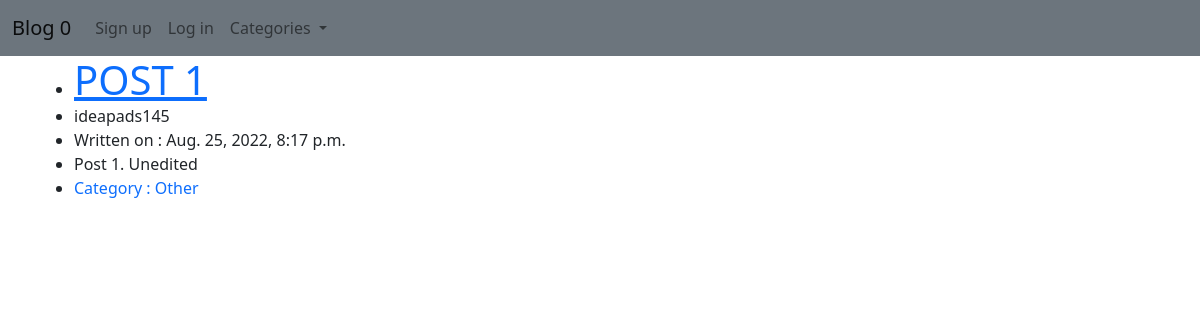
The app's page /, older data.
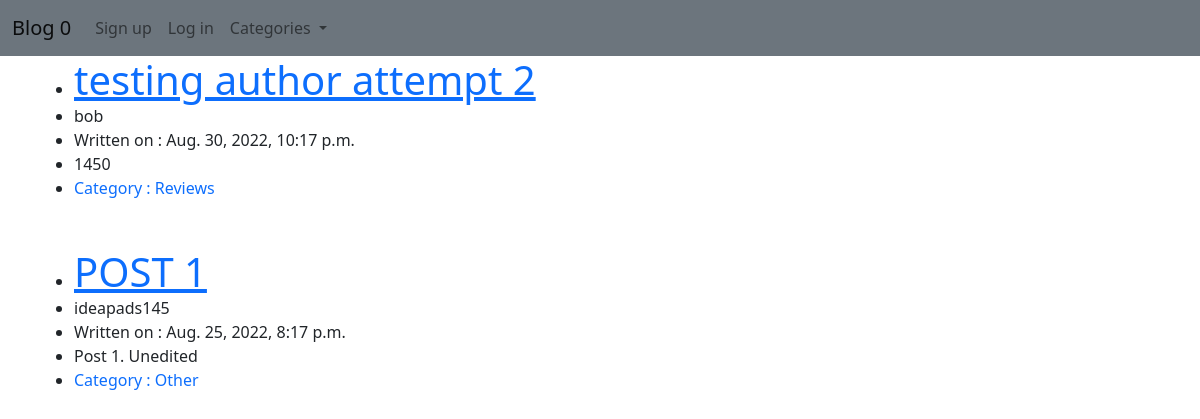
The same page, newer data.
### apps/mainblog/models.py (models this page shows, shortened)
class Post(models.Model):
    title = models.CharField(max_length=255)
    author = models.ForeignKey(User, on_delete=models.CASCADE)
    body = models.TextField()
    dateCreated = models.DateTimeField(auto_now_add=True)
    category = models.CharField(max_length=255,blank=True, null=True)
    likes = models.ManyToManyField(User, related_name="blogpost")
    class Meta:
        ordering = ['-dateCreated']

### apps/mainblog/views.py (the view)
# urls.py: path('',HomeView.as_view(), name = "homepage"),
class HomeView(ListView):
    model = Post
    template_name = 'homepage.html'
    def get_context_data(self, **kwargs: any) :
        category_menu = Category.objects.all()
        context = super(HomeView, self).get_context_data(**kwargs)
        context['category_menu'] = category_menu
        return context

### apps/mainblog/models.py (called while the page is built)
    def __str__(self) -> str:
        return "CATEGORY : " + self.name

### apps/mainblog/Templates/homepage.html (shortened to what this page needs)
{% extends 'base.html' %}
{% block content %}
<ul>
    {% for post in object_list %}
        <li><a href="{% url 'article_view' post.pk %}" class="h1">{{post.title}}</a></li>
        <li>{{post.author}}</li>
        <li>Written on : {{post.dateCreated}}</li>
        <li>{{post.body}}</li>
        <li><a href ="{% url 'category' post.category %}" class="text-decoration-none">Category : {{post.category}}</a></li>
        <br><br>
    {% endfor %}
</ul>
{% endblock %}

Row changes from the older to the newer data that the page shows:
added Post: title "testing author attempt 2", author "bob", dateCreated "Aug. 30, 2022, 10:17 p.m.", body "1450", category "Reviews"
